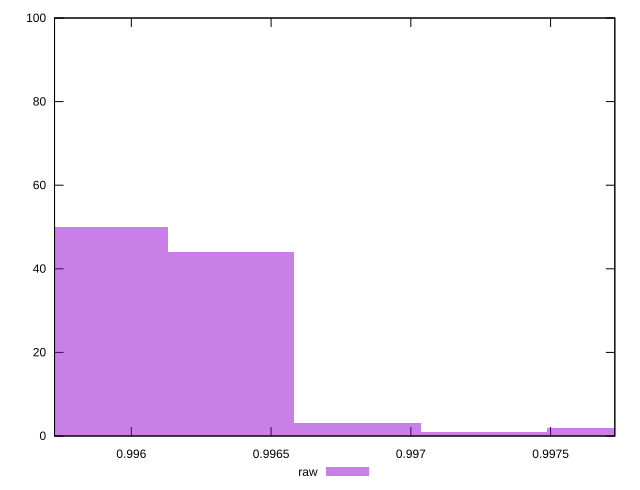

Here is the gnuplot script that generated this plot:
reset

$raw <<EOF
0.9959046332147613 50
0.9963569059818889 44
0.9968091787490163 3
0.9977137242832713 2
0.9972614515161439 1
EOF

set key outside below
set boxwidth 0.0004522727671275029
set xrange [0.9957252178502144:0.9977298577434869]
set yrange [0:100]
set trange [0:100]
set style fill transparent solid 0.5 noborder
set terminal svg size 640, 490 enhanced background rgb 'white'
set output "reports/report_00031_2021-02-24T23-18-18.084Z/meta/pScore/samples/agenda/raw/histogram.svg"

plot $raw title "raw" with boxes

reset
